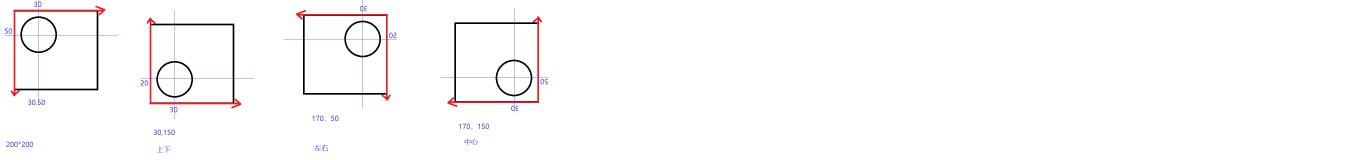
#> input picture data_mark/data_augmentation/坐标变换逻辑.png, 4096 x 480 px (shown at 1/3 size)
$ python -i 'Calculate image similarity.py'   (imports and definitions only)   (older library calls are emulated)
#> lines starting #> are read from the running program, lines starting #| are printed output that depends on the picture
#> further down, picture is the input picture: shape (480, 4096, 3); mean B, G, R 251.3, 250.9, 252.1
#!/usr/bin/env python
# -*- coding: utf-8 -*-
# @Time    : 2022/1/20 11:33
# @Author  : Wang Zixv
# @Site    :
# @File    : Calculate image similarity.py
# @Software: PyCharm
# 计算图片相似度算法
import os
import sys
import skimage

import cv2
from sklearn.metrics.pairwise import cosine_similarity
import numpy as np


# [46 lines left out: functions pHash, dHash, aHash, Hamming_distance, not called in this run]


def handle_img(img):
    img = cv2.resize(img, (100, 100))
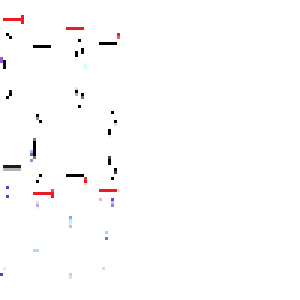
#> img: shape (100, 100, 3) (shown 3 times larger); mean of channels 0, 1, 2 252.6, 252.4, 253.1; drawn as B, G, R
    img = cv2.cvtColor(img, cv2.COLOR_BGR2HSV)
#> img: shape (100, 100, 3); mean H, S, V 1, 1, 253.3
    img[:, :, 2] = cv2.equalizeHist(img[:, :, 2])
#> img: shape (100, 100, 3); mean H, S, V 1, 1, 251.6
    img = cv2.cvtColor(img, cv2.COLOR_HSV2BGR)
    return img


# [69 lines left out: functions get_img_list, get_similarity2, get_similarity3, get_similarity, not called in this run]


def move_img(root_path, img_name, img):
    move_path = os.path.join(root_path, img_name)
    cv2.imwrite(move_path, img)


# [27 lines not run here, left out]

>>> import cv2
>>> picture = cv2.imread('../data_mark/data_augmentation/坐标变换逻辑.png')
>>> result = handle_img(picture)
